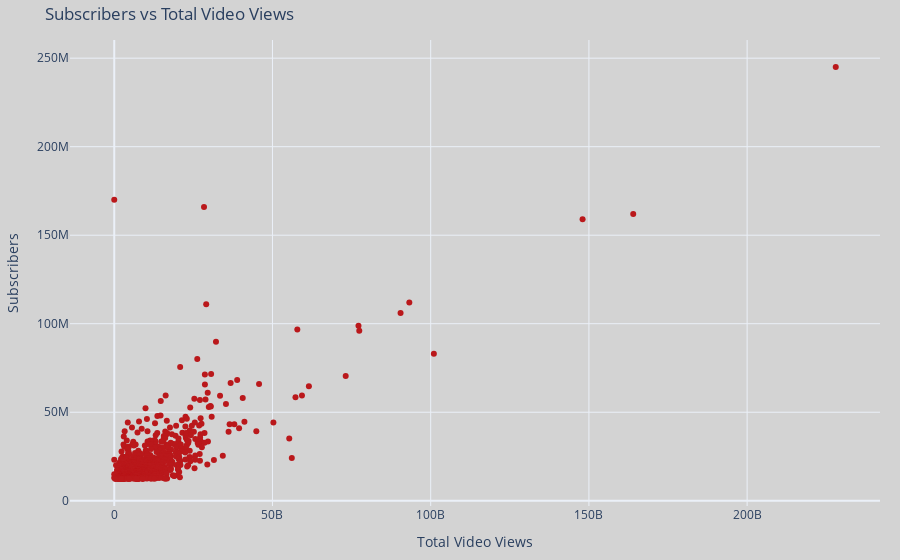

Here is the notebook cell this chart was saved with:
### Code cell
scatter_fig = px.scatter(
    df,
    x='video views',
    y='subscribers',
    labels={'video views': 'Total Video Views', 'subscribers': 'Subscribers'},
    title='Subscribers vs Total Video Views',
    template='plotly_white',
    hover_name='Youtuber'
)
scatter_fig.update_layout(
    paper_bgcolor=color_timbergrey,
    plot_bgcolor=color_timbergrey,
    margin=dict(l=20, r=20, t=40, b=20)
)

scatter_fig.update_traces(marker=dict(color=color_cornellred))

### Figure 1 — Plotly figure (JSON) as saved in the notebook; plotly's stock layout.template omitted (floating-point values rounded to 4 significant figures; data arrays with more than 128 entries replaced by an {"elided": "..."} marker saying what was removed)
{"data": [{"hovertemplate": "<b>%{hovertext}</b><br><br>Total Video Views=%{x}<br>Subscribers=%{y}<extra></extra>", "hovertext": {"elided": "830 str values"}, "legendgroup": "", "marker": {"color": "#ba181b", "symbol": "circle"}, "mode": "markers", "name": "", "orientation": "v", "showlegend": false, "type": "scatter", "x": {"elided": "830 int values"}, "xaxis": "x", "y": {"elided": "830 int values"}, "yaxis": "y"}], "layout": {"autosize": true, "legend": {"tracegroupgap": 0}, "margin": {"b": 20, "l": 20, "r": 20, "t": 40}, "paper_bgcolor": "#d3d3d3", "plot_bgcolor": "#d3d3d3", "title": {"text": "Subscribers vs Total Video Views"}, "xaxis": {"anchor": "y", "autorange": true, "domain": [0, 1], "range": [-13720000000.0, 241700000000.0], "title": {"text": "Total Video Views"}, "type": "linear"}, "yaxis": {"anchor": "x", "autorange": true, "domain": [0, 1], "range": [-4793000.0, 262100000.0], "title": {"text": "Subscribers"}, "type": "linear"}}}
